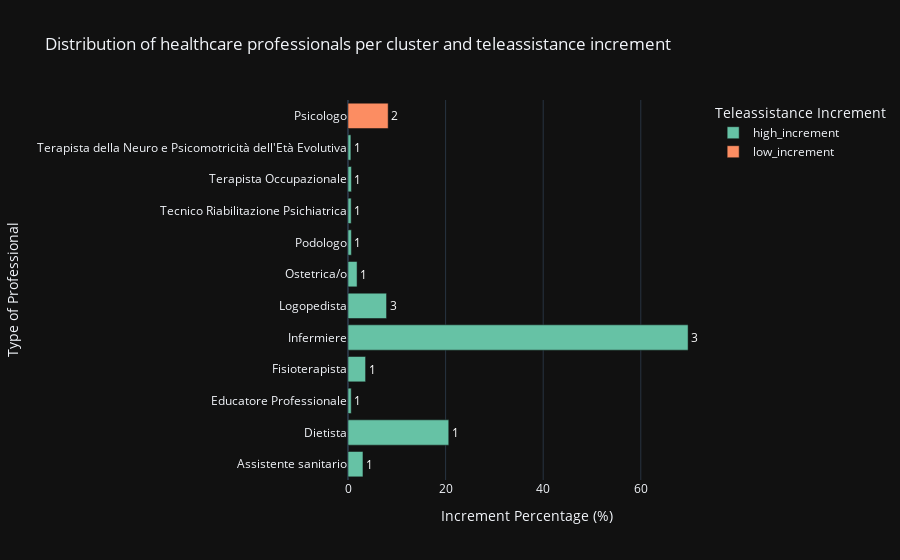

This figure's notebook cell:
### Markdown cell above
### Analysis of the distribution of types of healthcare professionals by cluster
The following code calculates the frequency of each type of healthcare professional per cluster and visualizes the results in an interactive bar chart. This visualization provides insights into the distribution of different healthcare professional types within each cluster.

### Code cell
# Calculate the frequency of each type of healthcare professional per cluster and teleassistance increment
cluster_counts = data.groupby(['cluster', 'tipologia_professionista_sanitario', 'incremento_teleassistenze']).size().reset_index(name='count')

# Calculate the total for each cluster to obtain percentages
total_counts_per_cluster = cluster_counts.groupby('cluster')['count'].sum().reset_index(name='total_count')

# Merge total counts with clusters to calculate percentages
cluster_counts = cluster_counts.merge(total_counts_per_cluster, on='cluster')
cluster_counts['percentage'] = (cluster_counts['count'] / cluster_counts['total_count']) * 100

# Identify the dominant 'incremento_teleassistenze' category for each healthcare professional
dominant_increment_per_professional = cluster_counts.loc[cluster_counts.groupby('tipologia_professionista_sanitario')['percentage'].idxmax()]

# Create the bar chart
fig = px.bar(
    dominant_increment_per_professional,
    y='tipologia_professionista_sanitario',
    x='percentage',
    color='incremento_teleassistenze',
    text='cluster',  # Show the cluster number inside the bars
    title='Distribution of healthcare professionals per cluster and teleassistance increment',
    labels={
        'tipologia_professionista_sanitario': 'Type of Professional',
        'percentage': 'Increment Percentage (%)',
        'cluster': 'Cluster',
        'incremento_teleassistenze': 'Teleassistance Increment'
    },
    color_discrete_sequence=px.colors.qualitative.Set2
)

# Customize the appearance of text labels inside the bars
fig.update_traces(
    textposition='outside',  # Text displayed inside the bars
    textfont_size=12,
    textfont_color='white'
)

# Update chart layout
fig.update_layout(
    yaxis_title='Type of Professional',
    xaxis_title='Increment Percentage (%)',
    showlegend=True  # Show the legend
)
# Show the chart
fig.show()

### Figure 1 — Plotly figure (JSON) as saved in the notebook; plotly's stock layout.template omitted (floating-point values rounded to 4 significant figures)
{"data": [{"alignmentgroup": "True", "hovertemplate": "Teleassistance Increment=high_increment<br>Increment Percentage (%)=%{x}<br>Type of Professional=%{y}<br>Cluster=%{text}<extra></extra>", "legendgroup": "high_increment", "marker": {"color": "rgb(102,194,165)", "pattern": {"shape": ""}}, "name": "high_increment", "offsetgroup": "high_increment", "orientation": "h", "showlegend": true, "text": [1.0, 1.0, 1.0, 1.0, 3.0, 3.0, 1.0, 1.0, 1.0, 1.0, 1.0], "textposition": "outside", "x": [3.067, 20.65, 0.6622, 3.603, 69.69, 7.902, 1.86, 0.6962, 0.6525, 0.7071, 0.5907], "xaxis": "x", "y": ["Assistente sanitario", "Dietista", "Educatore Professionale", "Fisioterapista", "Infermiere", "Logopedista", "Ostetrica/o", "Podologo", "Tecnico Riabilitazione Psichiatrica", "Terapista Occupazionale", "Terapista della Neuro e Psicomotricità dell'Età Evolutiva"], "yaxis": "y", "type": "bar", "textfont": {"color": "white", "size": 12}}, {"alignmentgroup": "True", "hovertemplate": "Teleassistance Increment=low_increment<br>Increment Percentage (%)=%{x}<br>Type of Professional=%{y}<br>Cluster=%{text}<extra></extra>", "legendgroup": "low_increment", "marker": {"color": "rgb(252,141,98)", "pattern": {"shape": ""}}, "name": "low_increment", "offsetgroup": "low_increment", "orientation": "h", "showlegend": true, "text": [2.0], "textposition": "outside", "x": [8.229], "xaxis": "x", "y": ["Psicologo"], "yaxis": "y", "type": "bar", "textfont": {"color": "white", "size": 12}}], "layout": {"xaxis": {"anchor": "y", "domain": [0.0, 1.0], "title": {"text": "Increment Percentage (%)"}}, "yaxis": {"anchor": "x", "domain": [0.0, 1.0], "title": {"text": "Type of Professional"}}, "legend": {"title": {"text": "Teleassistance Increment"}, "tracegroupgap": 0}, "title": {"text": "Distribution of healthcare professionals per cluster and teleassistance increment"}, "barmode": "relative", "showlegend": true}}
